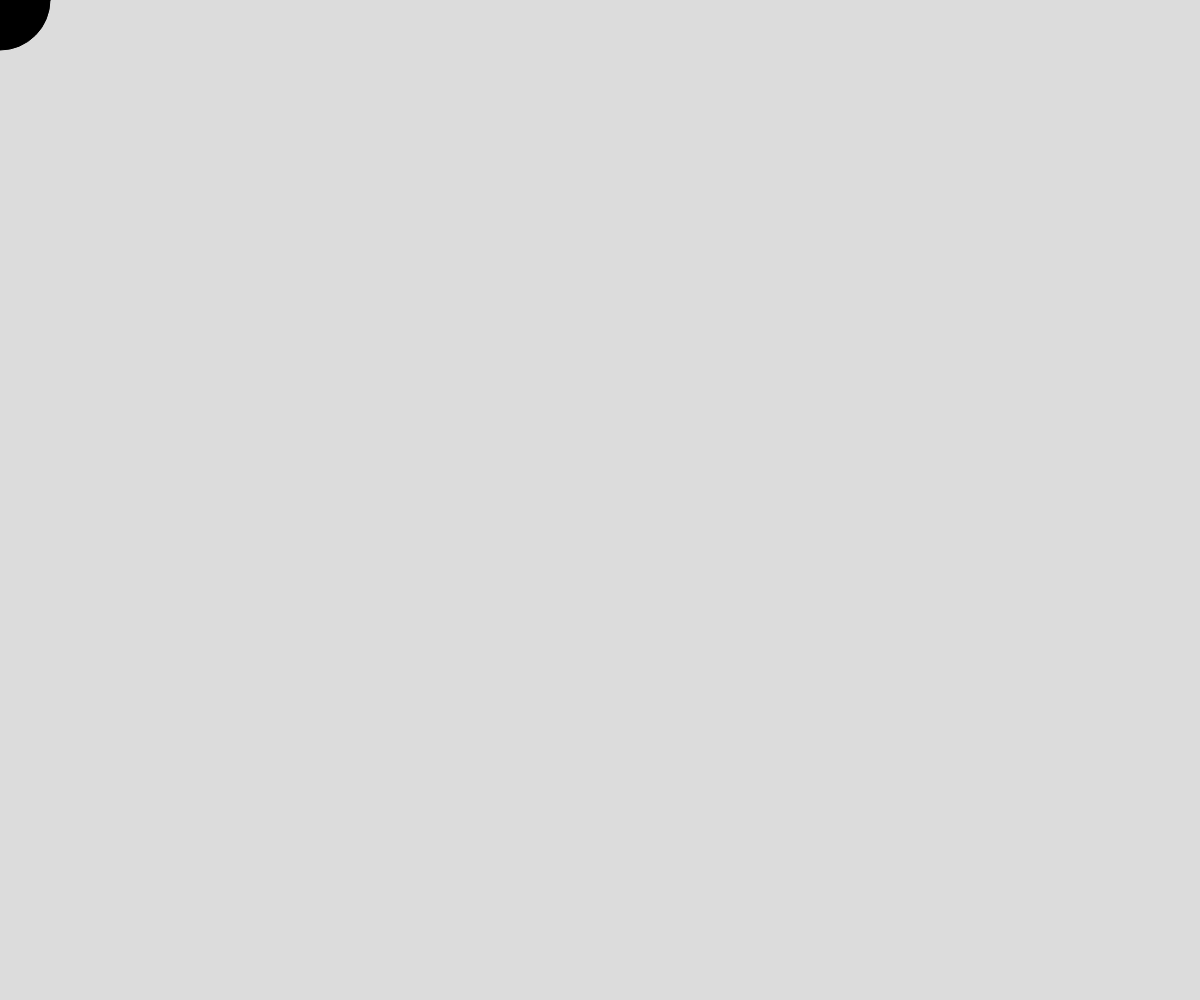
Frame 1 (no input)
Frame 60 (no input): identical to frame 1, image omitted
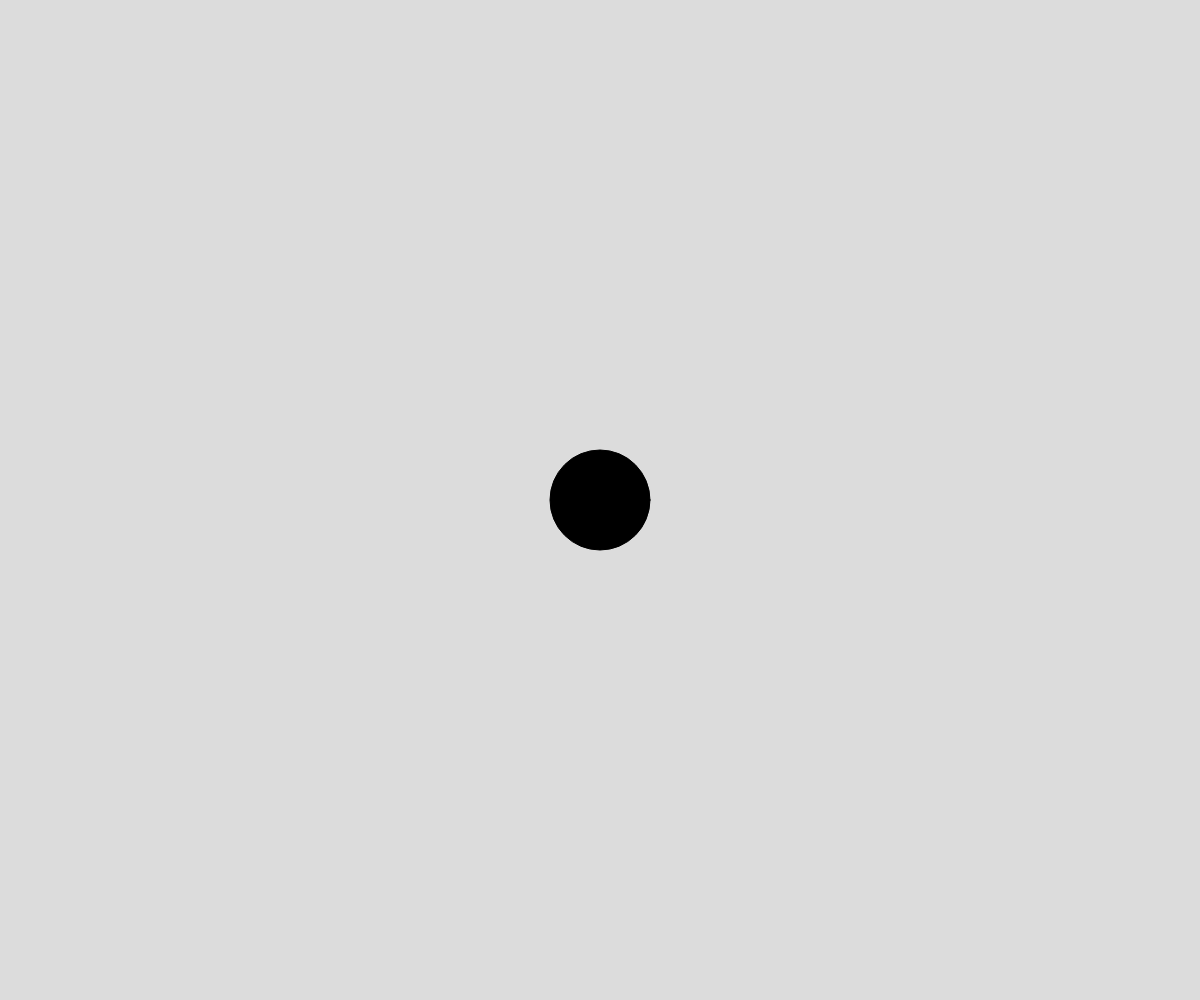
Frame 120 (the mouse pressed at the canvas centre since frame 60)

The p5.js sketch that drew these frames (run headless with seeded random() and noise() and a simulated clock; from frame 60 on, the mouse is pressed at the canvas centre):

// p5.js sketch
// ── sketch.js
// Project Title
// Your Name
// Date
//
// Extra for Experts:
// - describe what you did to take this project "above and beyond"


function setup() {
  createCanvas(windowWidth, windowHeight);
}

function draw() {
  background(220);
  fill(0)
  ellipse(mouseX,mouseY,100,100)
}
